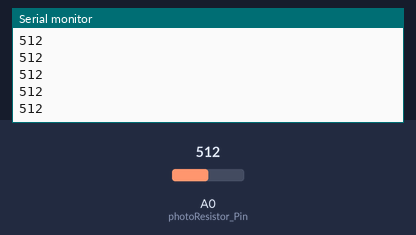
Bench run of a sketch on a simulated Arduino Uno, built with avr-gcc and run on an emulated ATmega328P. On the bench: the last lines printed to the serial monitor. The inputs (shaded band) are chosen by the test bench; at power-on: A0 (photoResistor_Pin) = 512.

Above: at 1.2 s.
1.3 s: A0 (photoResistor_Pin) set to 716
At 1.31 s:
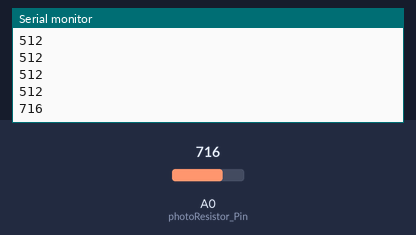
2.8 s: A0 (photoResistor_Pin) set to 900
At 2.81 s:
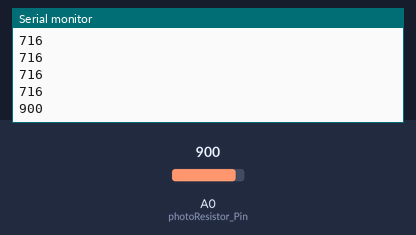
Timing chart, 0 to 5.8 s (numbered marks = the images above; inputs shaded):
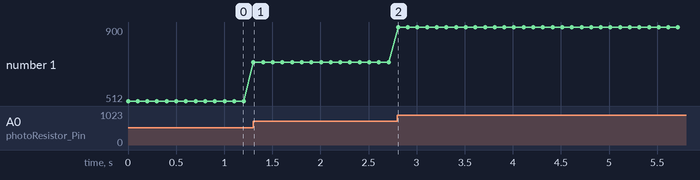

Measured:
- after the input at 1.3 s, the serial monitor: prints a new line at once (image 1)
- after the input at 2.8 s, the serial monitor: prints a new line at once (image 2)
- plotted number 1: 512 → 716 after the input at 1.3 s, 716 → 900 after the input at 2.8 s

The sketch:

Lab_5_Code_-_PhotoResistor.ino
```cpp
// Lab 5: PhotoResistor Sensor
// Tyler W. Grindrod

#define photoResistor_Pin A0

void setup() {
  Serial.begin(9600);
}

void loop() {
  // Read PhotoResistor Analog-to-Digital Converter (ADC) values between 0-1023
  // 0 = 0V, 1023 = 5V
  int luminosity = analogRead(photoResistor_Pin);
  Serial.println(luminosity);
  delay(100); // wait 100ms between readings

}
```
